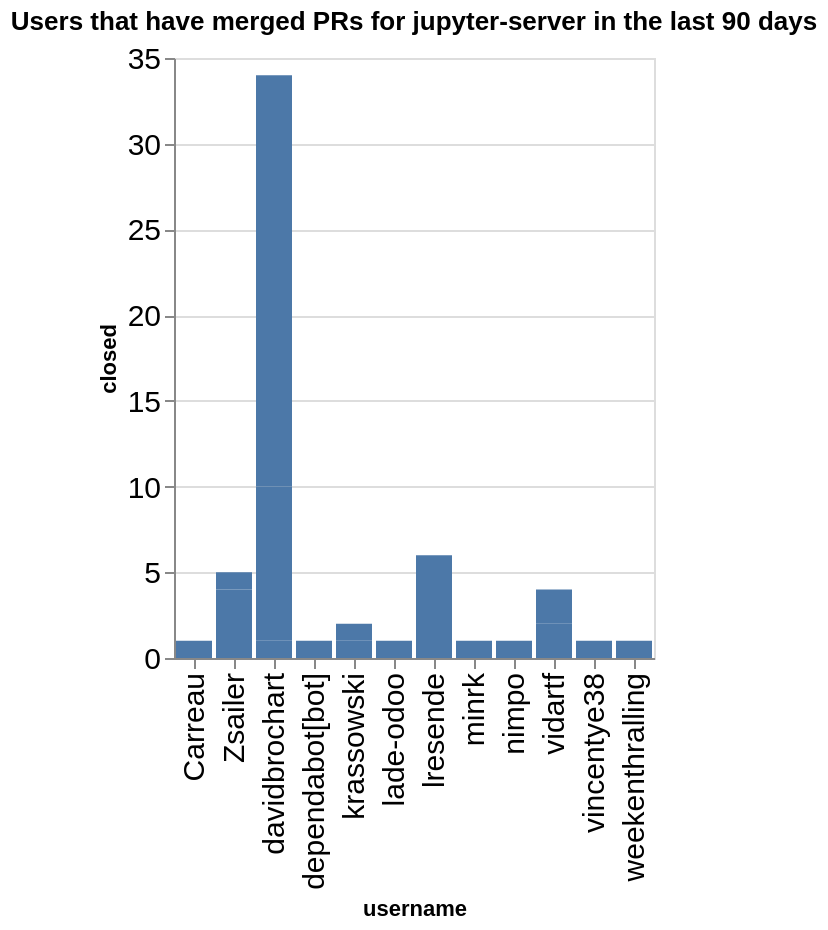

Notebook code cell kept with this figure:
### Code cell
charts = []
title = f"Users that have merged PRs for {github_org} in the last {n_days} days"
ch = alt.Chart(data=closed_by_repo.replace(np.nan, 0), title=title).mark_bar().encode(
    x='username',
    y='closed',
)
ch

### Figure 1 — Vega-Lite specification as saved in the notebook (floating-point values rounded to 4 significant figures)
{"config": {"axisLeft": {"labelFontSize": 15}, "axisBottom": {"labelFontSize": 15}}, "data": {"name": "data-fccc7113d640d2f54b9d3042070cab2c"}, "mark": {"type": "bar"}, "encoding": {"x": {"field": "username", "type": "nominal"}, "y": {"field": "closed", "type": "quantitative"}}, "title": "Users that have merged PRs for jupyter-server in the last 90 days", "$schema": "https://vega.github.io/schema/vega-lite/v5.20.1.json", "datasets": {"data-fccc7113d640d2f54b9d3042070cab2c": [{"name": "enterprise_gateway", "username": "lresende", "closed": 6}, {"name": "enterprise_gateway", "username": "weekenthralling", "closed": 1}, {"name": "fps", "username": "davidbrochart", "closed": 1}, {"name": "jupyter-resource-usage", "username": "krassowski", "closed": 1}, {"name": "jupyter-resource-usage", "username": "nimpo", "closed": 1}, {"name": "jupyter_server", "username": "Zsailer", "closed": 4}, {"name": "jupyter_server", "username": "dependabot[bot]", "closed": 1}, {"name": "jupyter_server", "username": "lade-odoo", "closed": 1}, {"name": "jupyter_server", "username": "minrk", "closed": 1}, {"name": "jupyter_server", "username": "vidartf", "closed": 2}, {"name": "jupyter_server", "username": "vincentye38", "closed": 1}, {"name": "jupyter_server_terminals", "username": "Zsailer", "closed": 1}, {"name": "jupyter_ydoc", "username": "davidbrochart", "closed": 9}, {"name": "jupyter_ydoc", "username": "krassowski", "closed": 1}, {"name": "jupyverse", "username": "davidbrochart", "closed": 24}, {"name": "pytest-jupyter", "username": "Carreau", "closed": 1}, {"name": "team-compass", "username": "vidartf", "closed": 2}]}}
